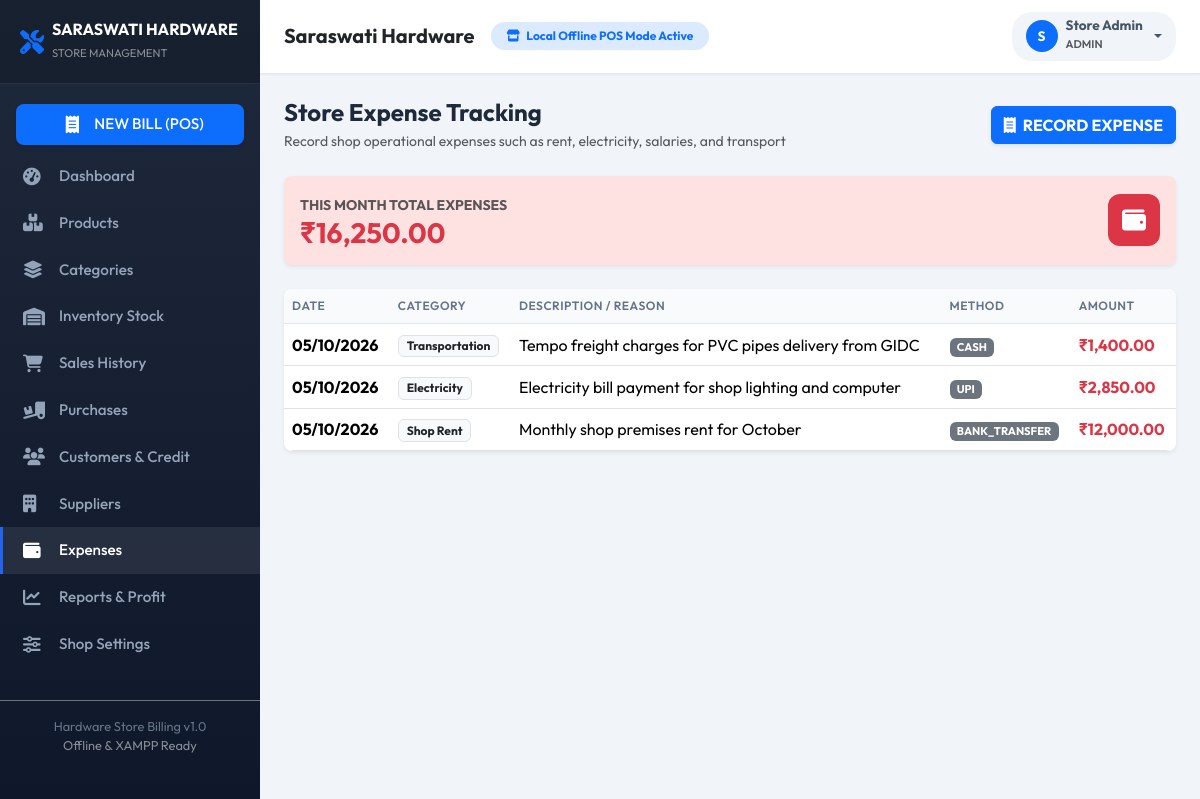
The page /admin/expenses.php (signed in) on the database its author committed.
### tables this page shows
CREATE TABLE IF NOT EXISTS `settings` (
  `id` INT AUTO_INCREMENT PRIMARY KEY,
  `setting_key` VARCHAR(50) NOT NULL UNIQUE,
  `setting_value` TEXT DEFAULT NULL
);

CREATE TABLE IF NOT EXISTS `expenses` (
  `id` INT AUTO_INCREMENT PRIMARY KEY,
  `category` VARCHAR(100) NOT NULL,
  `description` TEXT NOT NULL,
  `amount` DECIMAL(10,2) NOT NULL,
  `expense_date` DATE NOT NULL,
  `payment_method` ENUM('cash', 'upi', 'card', 'bank_transfer') NOT NULL DEFAULT 'cash',
  `notes` TEXT DEFAULT NULL,
  `created_at` DATETIME DEFAULT CURRENT_TIMESTAMP
);

### config/database.php (called while the page is built, shortened)
<?php
function get_db() {
    static $pdo = null;
    if ($pdo !== null) {
        return $pdo;
    }
    try {
        $dsn = "mysql:host=" . DB_HOST . ";port=" . DB_PORT . ";dbname=" . DB_NAME . ";charset=utf8mb4";
        $options = [
            PDO::ATTR_ERRMODE => PDO::ERRMODE_EXCEPTION,
            PDO::ATTR_DEFAULT_FETCH_MODE => PDO::FETCH_ASSOC,
            PDO::ATTR_EMULATE_PREPARES => false,
            PDO::ATTR_TIMEOUT => 4,
        ];
        if (defined('PDO::MYSQL_ATTR_SSL_CA')) {
            $options[PDO::MYSQL_ATTR_SSL_VERIFY_SERVER_CERT] = false;
        }
        $pdo = new PDO($dsn, DB_USER, DB_PASS, $options);
        try {
            $pdo->query("SELECT 1 FROM users LIMIT 1");
        } catch (Exception $e) {
            init_mysql_db($pdo);
        }
    } catch (PDOException $e) {
        $pdo = get_sqlite_db();
    }
    return $pdo;
}
function sanitize($data) {
    return htmlspecialchars(trim($data), ENT_QUOTES, 'UTF-8');
}
function get_setting($key, $default = '') {
    $db = get_db();
    $stmt = $db->prepare("SELECT setting_value FROM settings WHERE setting_key = ?");
    $stmt->execute([$key]);
    $res = $stmt->fetchColumn();
    return $res !== false ? $res : $default;
}
function is_logged_in() {
    return isset($_SESSION['user_id']) && !empty($_SESSION['user_id']);
}
function current_user() {
    return [
        'id' => $_SESSION['user_id'] ?? null,
        'username' => $_SESSION['username'] ?? '',
        'name' => $_SESSION['name'] ?? '',
        'role' => $_SESSION['role'] ?? 'staff',
        'email' => $_SESSION['email'] ?? ''
    ];
}

### admin/expenses.php (the view, shortened to what this page needs)
<?php
require_once __DIR__ . '/../includes/header.php';
require_once __DIR__ . '/../includes/sidebar.php';
$db = get_db();
$expenses = $db->query("SELECT * FROM expenses ORDER BY expense_date DESC, id DESC")->fetchAll();
$todayMonth = date('Y-m');
$stmtExpMonth = $db->prepare("SELECT COALESCE(SUM(amount), 0) FROM expenses WHERE expense_date LIKE ?");
$stmtExpMonth->execute([$todayMonth . '%']);
$totalExpenseMonth = $stmtExpMonth->fetchColumn();
?>
<div id="content">
    <?php require_once __DIR__ . '/../includes/navbar.php'; ?>
    <div class="container-fluid p-4">
        <div class="d-flex align-items-center justify-content-between mb-4">
            <div>
                <h4 class="fw-bold mb-1">Store Expense Tracking</h4>
                <p class="text-muted small mb-0">Record shop operational expenses such as rent, electricity, salaries, and transport</p>
            </div>
            <button class="btn btn-primary fw-bold shadow-sm" data-bs-toggle="modal" data-bs-target="#expenseModal">
                <i class="fa-solid fa-receipt me-1"></i> RECORD EXPENSE
            </button>
        </div>
        <div class="card border-0 shadow-sm rounded-3 p-3 mb-4 bg-danger-soft">
            <div class="d-flex align-items-center justify-content-between">
                <div>
                    <span class="small text-muted fw-bold text-uppercase">This Month Total Expenses</span>
                    <h3 class="fw-bold text-danger mb-0">₹<?php echo number_format($totalExpenseMonth, 2); ?></h3>
                </div>
                <div class="stat-icon bg-danger text-white">
                    <i class="fa-solid fa-wallet"></i>
                </div>
            </div>
        </div>
        <div class="card border-0 shadow-sm rounded-3 overflow-hidden">
            <div class="table-responsive">
                <table class="table table-hover align-middle mb-0 custom-table">
                    <thead>
                        <tr>
                            <th>Date</th>
                            <th>Category</th>
                            <th>Description / Reason</th>
                            <th>Method</th>
                            <th>Amount</th>
                        </tr>
                    </thead>
                    <tbody>
                        <?php if (empty($expenses)): ?>
                            <tr><td colspan="5" class="text-center py-4 text-muted">No expense records found.</td></tr>
                        <?php else: ?>
                            <?php foreach ($expenses as $ex): ?>
                                <tr>
                                    <td class="fw-bold"><?php echo date('d/m/Y', strtotime($ex['expense_date'])); ?></td>
                                    <td><span class="badge bg-light text-dark border"><?php echo sanitize($ex['category']); ?></span></td>
                                    <td><?php echo sanitize($ex['description']); ?></td>
                                    <td><span class="badge bg-secondary text-uppercase" style="font-size:0.7rem;"><?php echo sanitize($ex['payment_method']); ?></span></td>
                                    <td class="fw-bold text-danger">₹<?php echo number_format($ex['amount'], 2); ?></td>
                                </tr>
                            <?php endforeach; ?>
                        <?php endif; ?>
                    </tbody>
                </table>
            </div>
        </div>
    </div>
</div>
<?php require_once __DIR__ . '/../includes/footer.php'; ?>

### includes/navbar.php (shortened to what this page needs)
<?php
require_once __DIR__ . '/../config/database.php';
$user = current_user();
$shopName = get_setting('shop_name', 'Saraswati Hardware');
?>
<header class="main-navbar no-print d-flex align-items-center justify-content-between">
    <div class="d-flex align-items-center">
        <h5 class="fw-bold mb-0 text-dark me-3">
            <?php echo sanitize($shopName); ?>
        </h5>
        <span class="badge bg-primary-soft text-primary px-3 py-2 rounded-pill d-none d-md-inline-block">
            <i class="fa-solid fa-store me-1"></i> Local Offline POS Mode Active
        </span>
    </div>
    <div class="d-flex align-items-center gap-3">
        <?php if ($user): ?>
            <div class="dropdown">
                <button class="btn user-badge dropdown-toggle d-flex align-items-center gap-2" type="button" data-bs-toggle="dropdown" aria-expanded="false">
                    <div class="rounded-circle bg-primary text-white d-flex align-items-center justify-content-center" style="width:32px; height:32px; font-weight:bold;">
                        <?php echo strtoupper(substr($user['name'], 0, 1)); ?>
                    </div>
                    <div class="text-start d-none d-sm-block">
                        <div class="fw-bold lh-1"><?php echo sanitize($user['name']); ?></div>
                        <small class="text-muted text-uppercase" style="font-size:0.7rem;"><?php echo sanitize($user['role']); ?></small>
                    </div>
                </button>
            </div>
        <?php else: ?>
            <a href="<?php echo base_url('auth/login.php'); ?>" class="btn btn-outline-primary btn-sm px-3">
                <i class="fa-solid fa-right-to-bracket me-1"></i> Login
            </a>
        <?php endif; ?>
    </div>
</header>

### rows shown on the page
settings: setting_value "Saraswati Hardware"
expenses: expense_date "05/10/2026", category "Transportation", description "Tempo freight charges for PVC pipes delivery from GIDC", payment_method "CASH", amount "1,400.00"
expenses: expense_date "05/10/2026", category "Electricity", description "Electricity bill payment for shop lighting and computer", payment_method "UPI", amount "2,850.00"
expenses: expense_date "05/10/2026", category "Shop Rent", description "Monthly shop premises rent for October", payment_method "BANK_TRANSFER", amount "12,000.00"

### other values the page prints
substr($user['name'], 0, 1) "S"
$user['name'] "Store Admin"
$user['role'] "ADMIN"
$totalExpenseMonth "16,250.00"
